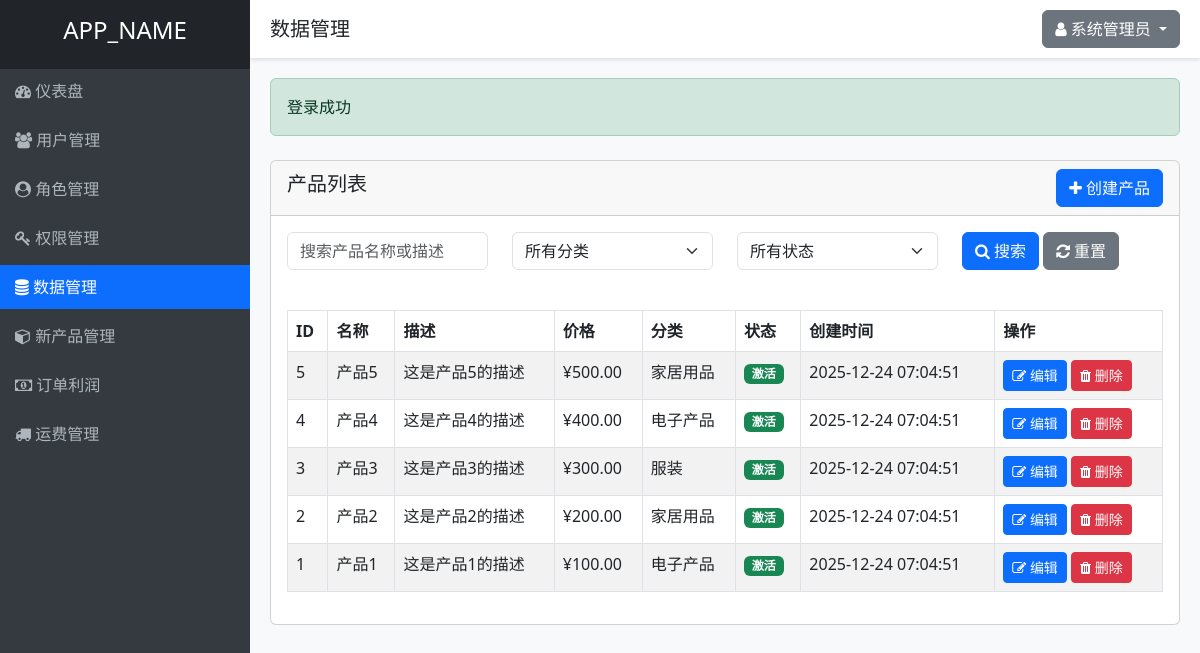
The app's page /data.php (signed in) with its own data.
### tables this page shows
CREATE TABLE IF NOT EXISTS products (
    id INT AUTO_INCREMENT PRIMARY KEY,
    name VARCHAR(100) NOT NULL,
    description TEXT,
    price DECIMAL(10, 2) NOT NULL,
    category VARCHAR(50) NOT NULL,
    status ENUM('active', 'inactive') DEFAULT 'active',
    created_at TIMESTAMP DEFAULT CURRENT_TIMESTAMP,
    updated_at TIMESTAMP DEFAULT CURRENT_TIMESTAMP ON UPDATE CURRENT_TIMESTAMP
);

### controllers/DataController.php (called while the page is built, shortened)
<?php
require_once APP_ROOT . '/models/Product.php';
require_once APP_ROOT . '/helpers/functions.php';
class DataController {
    private $productModel;
    public function __construct() {
        $this->productModel = new Product();
    }
    public function index() {
        $filters = [];
        $products = $this->productModel->getAll($filters);
        include VIEWS_DIR . '/layouts/header.php';
        include VIEWS_DIR . '/data/index.php';
        include VIEWS_DIR . '/layouts/footer.php';
    }
}
?>

### helpers/functions.php (called while the page is built, shortened)
<?php
function isLoggedIn() {
    return isset($_SESSION['user_id']);
}
function getCurrentUserId() {
    return $_SESSION['user_id'] ?? null;
}
function hasPermission($permissionSlug) {
    require_once APP_ROOT . '/models/Permission.php';
    $permissionModel = new Permission();
    return $permissionModel->checkUserPermission(getCurrentUserId(), $permissionSlug);
}
?>

### includes/database.php (called while the page is built, shortened)
<?php
class Database {
    private static $instance = null;
    private $conn;
    private function __construct() {
        try {
            $this->conn = new PDO(
                "mysql:host=" . DB_HOST . ";dbname=" . DB_NAME . ";charset=utf8",
                DB_USER,
                DB_PASS,
                [
                    PDO::ATTR_ERRMODE => PDO::ERRMODE_EXCEPTION,
                    PDO::ATTR_DEFAULT_FETCH_MODE => PDO::FETCH_ASSOC,
                    PDO::ATTR_EMULATE_PREPARES => false
                ]
            );
        } catch(PDOException $e) {
            die("数据库连接失败: " . $e->getMessage());
        }
    }
    public static function getInstance() {
        if(self::$instance === null) {
            self::$instance = new Database();
        }
        return self::$instance;
    }
    public function query($sql, $params = []) {
        $stmt = $this->conn->prepare($sql);
        $stmt->execute($params);
        return $stmt;
    }
}
?>

### models/Permission.php (called while the page is built, shortened)
<?php
require_once APP_ROOT . '/includes/database.php';
class Permission {
    private $db;
    public function __construct() {
        $this->db = Database::getInstance();
    }
    public function checkUserPermission($userId, $permissionSlug) {
        $sql = "SELECT COUNT(*) as count FROM permissions p
                JOIN role_permissions rp ON p.id = rp.permission_id
                JOIN user_roles ur ON rp.role_id = ur.role_id
                WHERE ur.user_id = ? AND p.slug = ?";
        $stmt = $this->db->query($sql, [$userId, $permissionSlug]);
        $result = $stmt->fetch();
        return $result['count'] > 0;
    }
}
?>

### models/Product.php (called while the page is built, shortened)
<?php
require_once APP_ROOT . '/includes/database.php';
class Product {
    private $db;
    public function __construct() {
        $this->db = Database::getInstance();
    }
    public function getAll($filters = []) {
        $sql = "SELECT * FROM products";
        $params = [];
        $sql .= " ORDER BY id DESC";
        $stmt = $this->db->query($sql, $params);
        return $stmt->fetchAll();
    }
}
?>

### views/data/index.php (the view, shortened to what this page needs)
<div class="row mt-4">
    <div class="col-md-12">
        <div class="card">
            <div class="card-header d-flex justify-content-between align-items-center">
                <h5>产品列表</h5>
                <?php if (hasPermission('data.create')): ?>
                    <a href="<?php echo APP_URL; ?>/data.php?action=create" class="btn btn-primary">
                        <i class="fa fa-plus"></i> 创建产品
                    </a>
                <?php endif; ?>
            </div>
            <div class="card-body">
                <form method="GET" action="<?php echo APP_URL; ?>/data.php" class="mb-4">
                    <div class="row">
                        <div class="col-md-3">
                            <div class="mb-3">
                                <input type="text" class="form-control" name="search" placeholder="搜索产品名称或描述" value="<?php echo $_GET['search'] ?? ''; ?>">
                            </div>
                        </div>
                        <div class="col-md-3">
                            <div class="mb-3">
                                <select class="form-select" name="category">
                                    <option value="">所有分类</option>
                                </select>
                            </div>
                        </div>
                        <div class="col-md-3">
                            <div class="mb-3">
                                <select class="form-select" name="status">
                                    <option value="">所有状态</option>
                                </select>
                            </div>
                        </div>
                        <div class="col-md-3">
                            <div class="mb-3">
                                <button type="submit" class="btn btn-primary">
                                    <i class="fa fa-search"></i> 搜索
                                </button>
                                <a href="<?php echo APP_URL; ?>/data.php" class="btn btn-secondary">
                                    <i class="fa fa-refresh"></i> 重置
                                </a>
                            </div>
                        </div>
                    </div>
                </form>
                <table class="table table-bordered table-striped">
                    <thead>
                        <tr>
                            <th>ID</th>
                            <th>名称</th>
                            <th>描述</th>
                            <th>价格</th>
                            <th>分类</th>
                            <th>状态</th>
                            <th>创建时间</th>
                            <th>操作</th>
                        </tr>
                    </thead>
                    <tbody>
                        <?php foreach ($products as $product): ?>
                            <tr>
                                <td><?php echo $product['id']; ?></td>
                                <td><?php echo $product['name']; ?></td>
                                <td><?php echo substr($product['description'], 0, 50); ?><?php echo strlen($product['description']) > 50 ? '...' : ''; ?></td>
                                <td>¥<?php echo number_format($product['price'], 2); ?></td>
                                <td><?php echo $product['category']; ?></td>
                                <td>
                                    <span class="badge bg-<?php echo $product['status'] == 'active' ? 'success' : 'danger'; ?>">
                                        <?php echo $product['status'] == 'active' ? '激活' : '停用'; ?>
                                    </span>
                                </td>
                                <td><?php echo $product['created_at']; ?></td>
                                <td>
                                    <?php if (hasPermission('data.edit')): ?>
                                        <a href="<?php echo APP_URL; ?>/data.php?action=edit&id=<?php echo $product['id']; ?>" class="btn btn-sm btn-primary">
                                            <i class="fa fa-edit"></i> 编辑
                                        </a>
                                    <?php endif; ?>
                                    <?php if (hasPermission('data.delete')): ?>
                                        <a href="<?php echo APP_URL; ?>/data.php?action=delete&id=<?php echo $product['id']; ?>" class="btn btn-sm btn-danger" onclick="return confirm('确定要删除这个产品吗？');">
                                            <i class="fa fa-trash"></i> 删除
                                        </a>
                                    <?php endif; ?>
                                </td>
                            </tr>
                        <?php endforeach; ?>
                    </tbody>
                </table>
            </div>
        </div>
    </div>
</div>

### views/layouts/header.php (style rules this page uses)
body { background-color: #f8f9fa; }

### records on screen
products: id "5", name "产品5", description "这是产品5的描述", price "500.00", category "家居用品", status "激活", created_at "2025-12-24 07:04:51"
products: id "4", name "产品4", description "这是产品4的描述", price "400.00", category "电子产品", status "激活", created_at "2025-12-24 07:04:51"
products: id "3", name "产品3", description "这是产品3的描述", price "300.00", category "服装", status "激活", created_at "2025-12-24 07:04:51"
products: id "2", name "产品2", description "这是产品2的描述", price "200.00", category "家居用品", status "激活", created_at "2025-12-24 07:04:51"
products: id "1", name "产品1", description "这是产品1的描述", price "100.00", category "电子产品", status "激活", created_at "2025-12-24 07:04:51"

### other values on screen
APP_NAME "APP_NAME"
$title "数据管理"
$_SESSION['full_name'] "系统管理员"
$success "登录成功"
